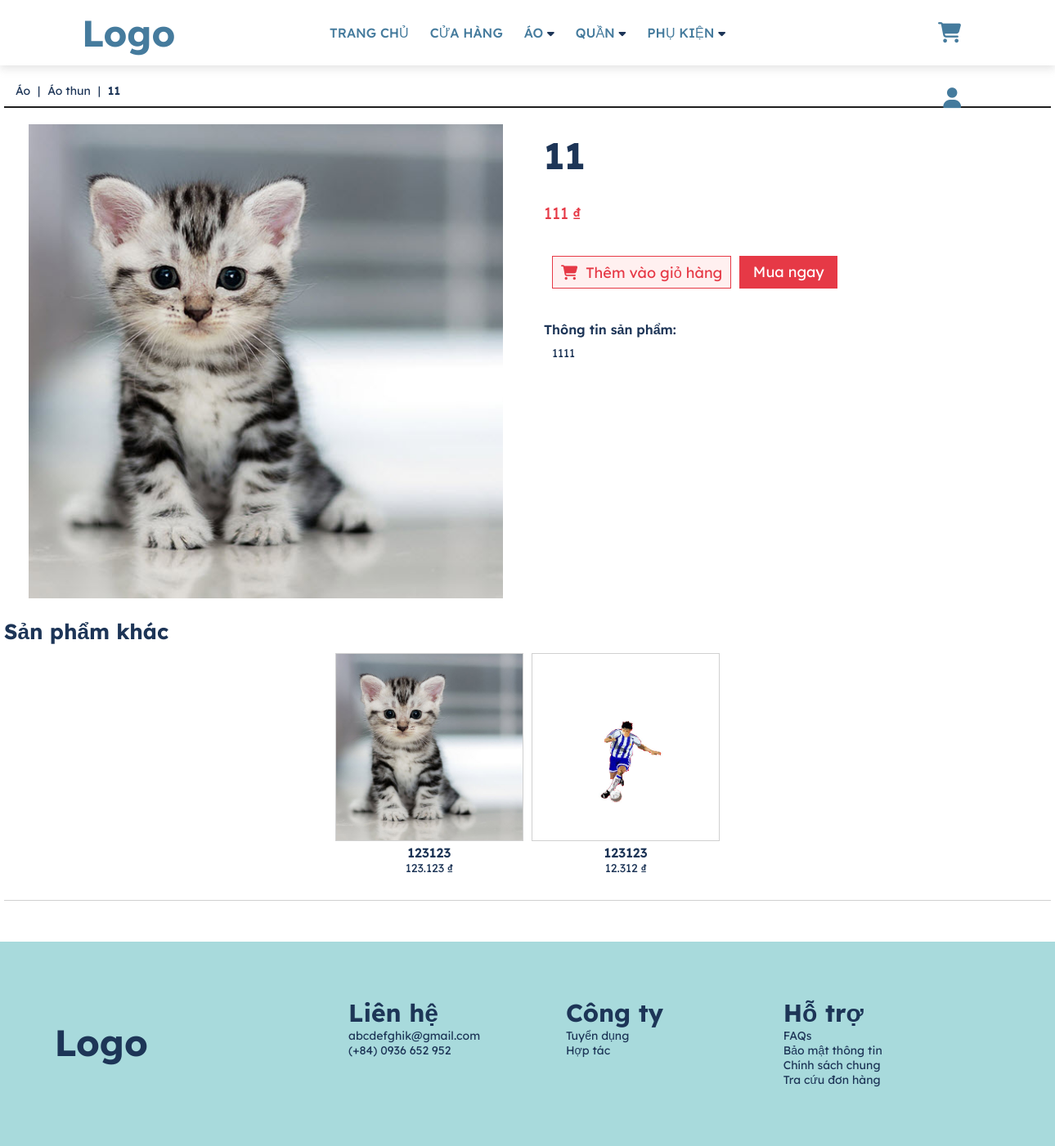
Page /product_detail.php?id=43 on the earlier database version.
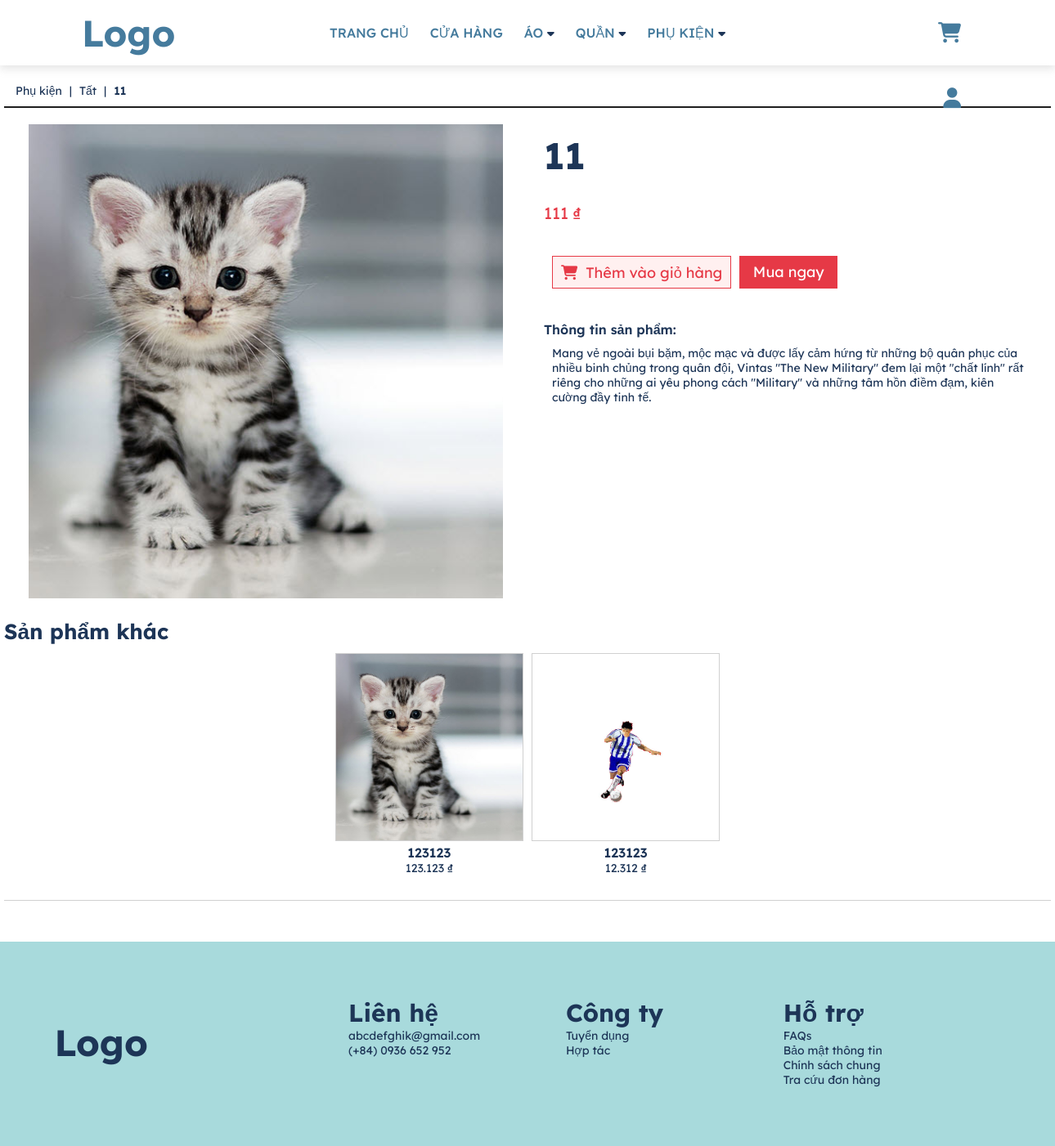
Same page on the later database version.
### tables this page shows
CREATE TABLE `category` (
  `id` int(11) NOT NULL,
  `name` varchar(50) NOT NULL
);

CREATE TABLE `category_detail` (
  `id` int(11) NOT NULL,
  `name` varchar(50) NOT NULL,
  `category_id` int(11) NOT NULL
);

CREATE TABLE `product` (
  `id` int(11) NOT NULL,
  `name` varchar(50) NOT NULL,
  `description` text NOT NULL,
  `img` text NOT NULL,
  `price` int(11) NOT NULL,
  `manufacturers_id` int(11) NOT NULL,
  `category_detail_id` int(11) NOT NULL
);

### product_detail.php (the view, shortened to what this page needs)
<?php require 'admin/connect.php'; ?>
<?php
$id = $_GET['id'];
$sql = "select * from product where id = $id";
$result_sql = mysqli_query($connect, $sql);
$result = mysqli_fetch_array($result_sql, MYSQLI_ASSOC);
?>
<!DOCTYPE html>
<html lang="en">
<head>
	<link rel="stylesheet" href="assets/css/style.css">
	<link rel="stylesheet" href="assets/css/product_detail.css">
</head>
<body>
	<?php
	require 'header.php';
	?>
	<div class="main_product_detail">
		<div class="breadcrumbs">
			<ol>
				<?php
				$id_category_detail = $result['category_detail_id'];
				$sql_category_detail = "select * from category_detail where id = $id_category_detail";
				$result_sql_category_detail = mysqli_query($connect, $sql_category_detail);
				$result_category_detail = mysqli_fetch_array($result_sql_category_detail, MYSQLI_ASSOC);
				$id_category = $result_category_detail['category_id'];
				$sql_category = "select * from category where id = $id_category";
				$result_sql_category = mysqli_query($connect, $sql_category);
				$result_category = mysqli_fetch_array($result_sql_category, MYSQLI_ASSOC);
				?>
				<li class="space">
					<a href=""><?php echo $result_category['name'] ?> </a>
				</li>
				<li class="space">
					<a href=""> <?php echo $result_category_detail['name'] ?> </a>
				</li>
				<li>
					<p class="name_bread"><?php echo $result['name'] ?></p>
				</li>
			</ol>
		</div>
		<div class="product_detail">
			<div class="image_product">
				<img src=" admin/product/photos/<?php echo $result['img'] ?>" alt="">
			</div>
			<div class="content">
				<div class="title">
					<h2><?php echo $result['name'] ?></h2>
				</div>
				<div class="price">
					<p class="price_word"><?php echo number_format($result['price'], 0, '', '.');  ?> ₫</p>
				</div>
				<div class="button">
					<a href="" class="add_cart"><i class="fas fa-shopping-cart"></i>Thêm vào giỏ hàng </a>
					<a href="">Mua ngay</a>
				</div>
				<div class="description">
					<h6>Thông tin sản phẩm:</h6>
					<p>
						<?php echo $result['description'] ?>
					</p>
				</div>
			</div>
		</div>
	</div>
	<div class="other_product">
		<link rel="stylesheet" href="assets/css/index.css">
		<div class="main">
			<div class="main_001">
				<h4>Sản phẩm khác</h4>
				<?php
				$sql_other = "select * from product where id != $id limit 5";
				$result_other = mysqli_query($connect, $sql_other);
				?>
				<ul>
					<?php foreach ($result_other as $each) { ?>
						<li>
							<a href="product_detail.php?id=<?php echo $each['id'] ?>">
								<img src="admin/product/photos/<?php echo $each['img'] ?>">
							</a>
							<a href="product_detail.php?id=<?php echo $each['id'] ?>"><?php echo $each['name'] ?></a>
							<p> <?php echo number_format($each['price'], 0, '', '.'); ?> ₫</p>
						</li>
					<?php } ?>
				</ul>
			</div>
		</div>
	</div>
	<?php include 'footer.php' ?>
</body>
</html>

Differences in the rows shown:
no longer on this page (row unchanged): category: name "Áo"
removed category_detail: name "Áo thun"
added category: name "Phụ kiện"
now on this page (row edited): category_detail: name "Tất"
changed product: description "1111" → "Mang vẻ ngoài bụi bặm, mộc mạc và được lấy cảm hứng từ những bộ quân phục của nhiều binh chủng trong quân đội, Vintas \"The New Military\" đem lại một \"chất lính\" rất riêng cho những ai yêu phong cách \"Military\" và những tâm hồn điềm đạm, kiên cường đầy tinh tế."
